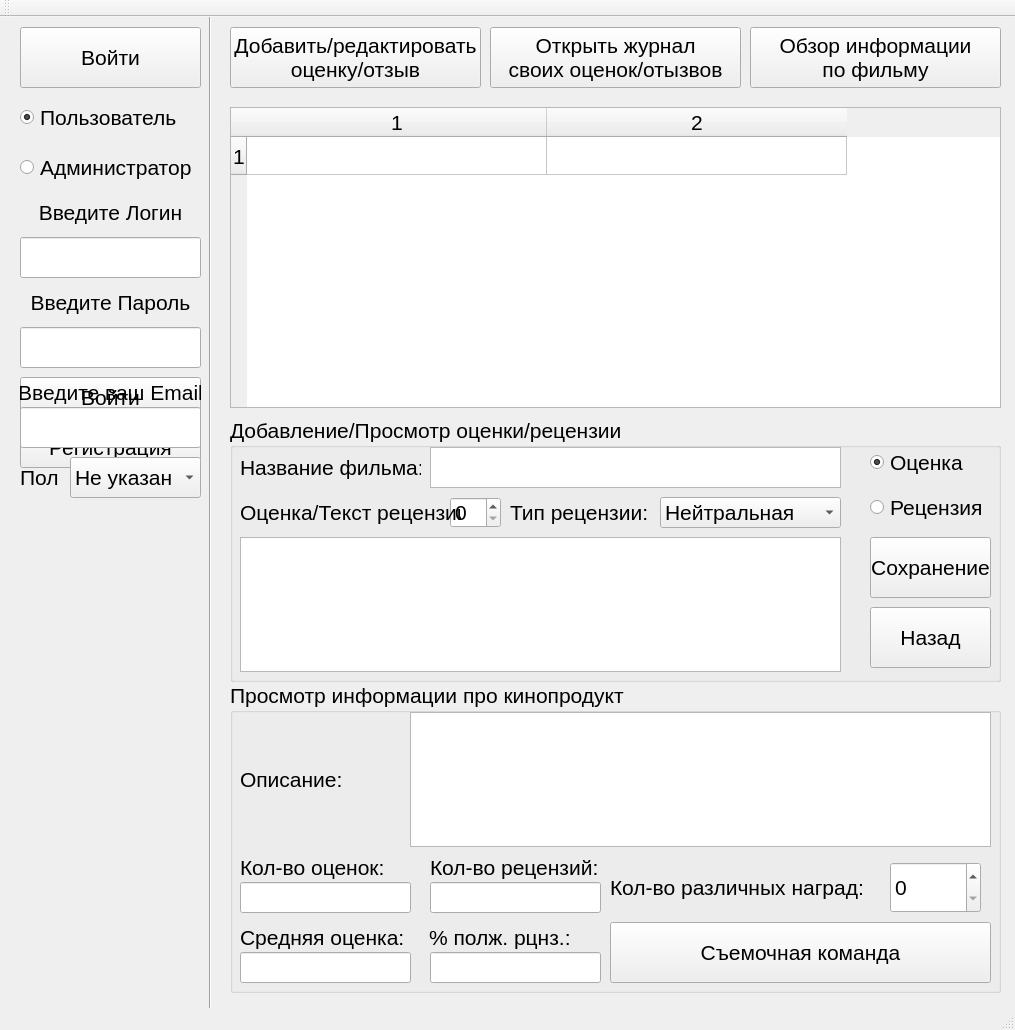
<?xml version="1.0" encoding="UTF-8"?>
<ui version="4.0">
 <class>MainWindow</class>
 <widget class="QMainWindow" name="MainWindow">
  <property name="geometry">
   <rect>
    <x>0</x>
    <y>0</y>
    <width>1015</width>
    <height>1030</height>
   </rect>
  </property>
  <property name="windowTitle">
   <string>MainWindow</string>
  </property>
  <widget class="QWidget" name="centralWidget">
   <widget class="QTableWidget" name="tableWidget_content">
    <property name="geometry">
     <rect>
      <x>230</x>
      <y>90</y>
      <width>771</width>
      <height>301</height>
     </rect>
    </property>
    <property name="font">
     <font>
      <pointsize>16</pointsize>
     </font>
    </property>
    <property name="rowCount">
     <number>1</number>
    </property>
    <property name="columnCount">
     <number>2</number>
    </property>
    <attribute name="horizontalHeaderDefaultSectionSize">
     <number>300</number>
    </attribute>
    <attribute name="horizontalHeaderMinimumSectionSize">
     <number>30</number>
    </attribute>
    <attribute name="verticalHeaderDefaultSectionSize">
     <number>38</number>
    </attribute>
    <attribute name="verticalHeaderMinimumSectionSize">
     <number>38</number>
    </attribute>
    <row/>
    <column/>
    <column/>
   </widget>
   <widget class="QPushButton" name="pushButton_show_r_r">
    <property name="geometry">
     <rect>
      <x>490</x>
      <y>10</y>
      <width>251</width>
      <height>61</height>
     </rect>
    </property>
    <property name="font">
     <font>
      <pointsize>16</pointsize>
     </font>
    </property>
    <property name="text">
     <string>Открыть журнал
своих оценок/отызвов</string>
    </property>
    <property name="checkable">
     <bool>true</bool>
    </property>
    <property name="checked">
     <bool>false</bool>
    </property>
   </widget>
   <widget class="QLineEdit" name="lineEdit_login">
    <property name="geometry">
     <rect>
      <x>20</x>
      <y>220</y>
      <width>181</width>
      <height>41</height>
     </rect>
    </property>
    <property name="font">
     <font>
      <pointsize>16</pointsize>
     </font>
    </property>
   </widget>
   <widget class="QPushButton" name="pushButton_Entering">
    <property name="geometry">
     <rect>
      <x>20</x>
      <y>360</y>
      <width>181</width>
      <height>41</height>
     </rect>
    </property>
    <property name="font">
     <font>
      <pointsize>16</pointsize>
     </font>
    </property>
    <property name="text">
     <string>Войти</string>
    </property>
   </widget>
   <widget class="QLineEdit" name="lineEdit_password">
    <property name="geometry">
     <rect>
      <x>20</x>
      <y>310</y>
      <width>181</width>
      <height>41</height>
     </rect>
    </property>
    <property name="font">
     <font>
      <pointsize>16</pointsize>
     </font>
    </property>
    <property name="echoMode">
     <enum>QLineEdit::Password</enum>
    </property>
   </widget>
   <widget class="QLabel" name="label_login">
    <property name="geometry">
     <rect>
      <x>20</x>
      <y>180</y>
      <width>181</width>
      <height>31</height>
     </rect>
    </property>
    <property name="font">
     <font>
      <pointsize>16</pointsize>
     </font>
    </property>
    <property name="text">
     <string>Введите Логин</string>
    </property>
    <property name="alignment">
     <set>Qt::AlignCenter</set>
    </property>
   </widget>
   <widget class="QLabel" name="label_password">
    <property name="geometry">
     <rect>
      <x>20</x>
      <y>270</y>
      <width>181</width>
      <height>31</height>
     </rect>
    </property>
    <property name="font">
     <font>
      <pointsize>16</pointsize>
     </font>
    </property>
    <property name="text">
     <string>Введите Пароль</string>
    </property>
    <property name="alignment">
     <set>Qt::AlignCenter</set>
    </property>
   </widget>
   <widget class="QPushButton" name="pushButton_registr">
    <property name="geometry">
     <rect>
      <x>20</x>
      <y>410</y>
      <width>181</width>
      <height>41</height>
     </rect>
    </property>
    <property name="font">
     <font>
      <pointsize>16</pointsize>
     </font>
    </property>
    <property name="text">
     <string>Регистрация</string>
    </property>
   </widget>
   <widget class="QPushButton" name="pushButton_log_in">
    <property name="geometry">
     <rect>
      <x>20</x>
      <y>10</y>
      <width>181</width>
      <height>61</height>
     </rect>
    </property>
    <property name="font">
     <font>
      <pointsize>16</pointsize>
     </font>
    </property>
    <property name="text">
     <string>Войти</string>
    </property>
   </widget>
   <widget class="Line" name="line">
    <property name="geometry">
     <rect>
      <x>200</x>
      <y>-10</y>
      <width>21</width>
      <height>1001</height>
     </rect>
    </property>
    <property name="orientation">
     <enum>Qt::Vertical</enum>
    </property>
   </widget>
   <widget class="QRadioButton" name="radioButton_usr">
    <property name="geometry">
     <rect>
      <x>20</x>
      <y>80</y>
      <width>181</width>
      <height>41</height>
     </rect>
    </property>
    <property name="font">
     <font>
      <pointsize>16</pointsize>
     </font>
    </property>
    <property name="text">
     <string>Пользователь</string>
    </property>
    <property name="checked">
     <bool>true</bool>
    </property>
   </widget>
   <widget class="QRadioButton" name="radioButton_adm">
    <property name="geometry">
     <rect>
      <x>20</x>
      <y>130</y>
      <width>181</width>
      <height>41</height>
     </rect>
    </property>
    <property name="font">
     <font>
      <pointsize>16</pointsize>
     </font>
    </property>
    <property name="text">
     <string>Администратор</string>
    </property>
   </widget>
   <widget class="QLabel" name="label_email">
    <property name="geometry">
     <rect>
      <x>20</x>
      <y>360</y>
      <width>181</width>
      <height>31</height>
     </rect>
    </property>
    <property name="font">
     <font>
      <pointsize>16</pointsize>
     </font>
    </property>
    <property name="text">
     <string>Введите ваш Email</string>
    </property>
    <property name="alignment">
     <set>Qt::AlignCenter</set>
    </property>
   </widget>
   <widget class="QLineEdit" name="lineEdit_email">
    <property name="geometry">
     <rect>
      <x>20</x>
      <y>390</y>
      <width>181</width>
      <height>41</height>
     </rect>
    </property>
    <property name="font">
     <font>
      <pointsize>16</pointsize>
     </font>
    </property>
   </widget>
   <widget class="QLabel" name="label_gender">
    <property name="geometry">
     <rect>
      <x>20</x>
      <y>440</y>
      <width>41</width>
      <height>41</height>
     </rect>
    </property>
    <property name="font">
     <font>
      <pointsize>16</pointsize>
     </font>
    </property>
    <property name="text">
     <string>Пол</string>
    </property>
   </widget>
   <widget class="QComboBox" name="comboBox_gender">
    <property name="geometry">
     <rect>
      <x>70</x>
      <y>440</y>
      <width>131</width>
      <height>41</height>
     </rect>
    </property>
    <property name="font">
     <font>
      <pointsize>16</pointsize>
     </font>
    </property>
    <item>
     <property name="text">
      <string>Не указан</string>
     </property>
    </item>
    <item>
     <property name="text">
      <string>Мужской</string>
     </property>
    </item>
    <item>
     <property name="text">
      <string>Женский</string>
     </property>
    </item>
   </widget>
   <widget class="QPushButton" name="pushButton_add_rr_to_usr">
    <property name="geometry">
     <rect>
      <x>230</x>
      <y>10</y>
      <width>251</width>
      <height>61</height>
     </rect>
    </property>
    <property name="font">
     <font>
      <pointsize>16</pointsize>
     </font>
    </property>
    <property name="text">
     <string>Добавить/редактировать
оценку/отзыв</string>
    </property>
    <property name="checkable">
     <bool>true</bool>
    </property>
   </widget>
   <widget class="QPushButton" name="pushButton_search">
    <property name="geometry">
     <rect>
      <x>750</x>
      <y>10</y>
      <width>251</width>
      <height>61</height>
     </rect>
    </property>
    <property name="font">
     <font>
      <pointsize>16</pointsize>
     </font>
    </property>
    <property name="text">
     <string>Обзор информации
по фильму</string>
    </property>
    <property name="checkable">
     <bool>true</bool>
    </property>
   </widget>
   <widget class="QGroupBox" name="groupBox_rating_review">
    <property name="geometry">
     <rect>
      <x>230</x>
      <y>400</y>
      <width>771</width>
      <height>265</height>
     </rect>
    </property>
    <property name="font">
     <font>
      <pointsize>16</pointsize>
     </font>
    </property>
    <property name="title">
     <string>Добавление/Просмотр оценки/рецензии</string>
    </property>
    <widget class="QLabel" name="label_name_content">
     <property name="geometry">
      <rect>
       <x>10</x>
       <y>30</y>
       <width>181</width>
       <height>41</height>
      </rect>
     </property>
     <property name="text">
      <string>Название фильма:</string>
     </property>
    </widget>
    <widget class="QRadioButton" name="radioButton_rating">
     <property name="geometry">
      <rect>
       <x>640</x>
       <y>30</y>
       <width>121</width>
       <height>31</height>
      </rect>
     </property>
     <property name="text">
      <string>Оценка</string>
     </property>
     <property name="checked">
      <bool>true</bool>
     </property>
    </widget>
    <widget class="QRadioButton" name="radioButton_review">
     <property name="geometry">
      <rect>
       <x>640</x>
       <y>70</y>
       <width>121</width>
       <height>41</height>
      </rect>
     </property>
     <property name="text">
      <string>Рецензия</string>
     </property>
    </widget>
    <widget class="QSpinBox" name="spinBox_rating">
     <property name="geometry">
      <rect>
       <x>220</x>
       <y>80</y>
       <width>51</width>
       <height>31</height>
      </rect>
     </property>
     <property name="minimum">
      <number>0</number>
     </property>
     <property name="maximum">
      <number>10</number>
     </property>
     <property name="value">
      <number>0</number>
     </property>
    </widget>
    <widget class="QLabel" name="label_rating_review">
     <property name="geometry">
      <rect>
       <x>10</x>
       <y>80</y>
       <width>221</width>
       <height>31</height>
      </rect>
     </property>
     <property name="text">
      <string>Оценка/Текст рецензии</string>
     </property>
    </widget>
    <widget class="QTextEdit" name="textEdit_review">
     <property name="geometry">
      <rect>
       <x>10</x>
       <y>120</y>
       <width>601</width>
       <height>135</height>
      </rect>
     </property>
    </widget>
    <widget class="QPushButton" name="pushButton_save">
     <property name="geometry">
      <rect>
       <x>640</x>
       <y>120</y>
       <width>121</width>
       <height>61</height>
      </rect>
     </property>
     <property name="text">
      <string>Сохранение</string>
     </property>
    </widget>
    <widget class="QPushButton" name="pushButton_cancel">
     <property name="geometry">
      <rect>
       <x>640</x>
       <y>190</y>
       <width>121</width>
       <height>61</height>
      </rect>
     </property>
     <property name="text">
      <string>Назад</string>
     </property>
    </widget>
    <widget class="QLabel" name="label_rec">
     <property name="geometry">
      <rect>
       <x>280</x>
       <y>80</y>
       <width>141</width>
       <height>31</height>
      </rect>
     </property>
     <property name="text">
      <string>Тип рецензии:</string>
     </property>
    </widget>
    <widget class="QComboBox" name="comboBox_rec">
     <property name="geometry">
      <rect>
       <x>430</x>
       <y>80</y>
       <width>181</width>
       <height>31</height>
      </rect>
     </property>
     <item>
      <property name="text">
       <string>Нейтральная</string>
      </property>
     </item>
     <item>
      <property name="text">
       <string>Положительная</string>
      </property>
     </item>
     <item>
      <property name="text">
       <string>Отрицательная</string>
      </property>
     </item>
    </widget>
    <widget class="QTextEdit" name="textEdit_name_content">
     <property name="geometry">
      <rect>
       <x>200</x>
       <y>30</y>
       <width>411</width>
       <height>41</height>
      </rect>
     </property>
     <property name="lineWrapMode">
      <enum>QTextEdit::NoWrap</enum>
     </property>
    </widget>
   </widget>
   <widget class="QGroupBox" name="groupBox_content">
    <property name="geometry">
     <rect>
      <x>230</x>
      <y>665</y>
      <width>771</width>
      <height>311</height>
     </rect>
    </property>
    <property name="font">
     <font>
      <pointsize>16</pointsize>
     </font>
    </property>
    <property name="title">
     <string>Просмотр информации про кинопродукт</string>
    </property>
    <widget class="QLabel" name="label_description">
     <property name="geometry">
      <rect>
       <x>10</x>
       <y>30</y>
       <width>161</width>
       <height>135</height>
      </rect>
     </property>
     <property name="text">
      <string>Описание:</string>
     </property>
    </widget>
    <widget class="QTextEdit" name="textEdit_description">
     <property name="geometry">
      <rect>
       <x>180</x>
       <y>30</y>
       <width>581</width>
       <height>135</height>
      </rect>
     </property>
     <property name="lineWrapMode">
      <enum>QTextEdit::WidgetWidth</enum>
     </property>
    </widget>
    <widget class="QLabel" name="label_count_rating">
     <property name="geometry">
      <rect>
       <x>10</x>
       <y>170</y>
       <width>171</width>
       <height>31</height>
      </rect>
     </property>
     <property name="text">
      <string>Кол-во оценок:</string>
     </property>
    </widget>
    <widget class="QLineEdit" name="lineEdit_count_rating">
     <property name="geometry">
      <rect>
       <x>10</x>
       <y>200</y>
       <width>171</width>
       <height>31</height>
      </rect>
     </property>
     <property name="readOnly">
      <bool>true</bool>
     </property>
    </widget>
    <widget class="QLabel" name="label_averege_rating">
     <property name="geometry">
      <rect>
       <x>10</x>
       <y>240</y>
       <width>171</width>
       <height>31</height>
      </rect>
     </property>
     <property name="text">
      <string>Средняя оценка:</string>
     </property>
    </widget>
    <widget class="QLineEdit" name="lineEdit_averege_rating">
     <property name="geometry">
      <rect>
       <x>10</x>
       <y>270</y>
       <width>171</width>
       <height>31</height>
      </rect>
     </property>
     <property name="text">
      <string/>
     </property>
     <property name="readOnly">
      <bool>true</bool>
     </property>
    </widget>
    <widget class="QLabel" name="label_count_review">
     <property name="geometry">
      <rect>
       <x>200</x>
       <y>170</y>
       <width>172</width>
       <height>31</height>
      </rect>
     </property>
     <property name="text">
      <string>Кол-во рецензий:</string>
     </property>
    </widget>
    <widget class="QLabel" name="label_averege_review">
     <property name="geometry">
      <rect>
       <x>199</x>
       <y>240</y>
       <width>172</width>
       <height>31</height>
      </rect>
     </property>
     <property name="text">
      <string>% полж. рцнз.:</string>
     </property>
    </widget>
    <widget class="QLineEdit" name="lineEdit_count_review">
     <property name="geometry">
      <rect>
       <x>200</x>
       <y>200</y>
       <width>171</width>
       <height>31</height>
      </rect>
     </property>
     <property name="text">
      <string/>
     </property>
     <property name="readOnly">
      <bool>true</bool>
     </property>
    </widget>
    <widget class="QLineEdit" name="lineEdit_averege_review">
     <property name="geometry">
      <rect>
       <x>200</x>
       <y>270</y>
       <width>171</width>
       <height>31</height>
      </rect>
     </property>
     <property name="text">
      <string/>
     </property>
     <property name="readOnly">
      <bool>true</bool>
     </property>
    </widget>
    <widget class="QLabel" name="label_awards">
     <property name="geometry">
      <rect>
       <x>380</x>
       <y>180</y>
       <width>261</width>
       <height>51</height>
      </rect>
     </property>
     <property name="text">
      <string>Кол-во различных наград:</string>
     </property>
     <property name="alignment">
      <set>Qt::AlignLeading|Qt::AlignLeft|Qt::AlignVCenter</set>
     </property>
    </widget>
    <widget class="QPushButton" name="pushButton_team">
     <property name="geometry">
      <rect>
       <x>380</x>
       <y>240</y>
       <width>381</width>
       <height>61</height>
      </rect>
     </property>
     <property name="text">
      <string>Съемочная команда</string>
     </property>
     <property name="checkable">
      <bool>true</bool>
     </property>
    </widget>
    <widget class="QSpinBox" name="spinBox_awards">
     <property name="geometry">
      <rect>
       <x>660</x>
       <y>180</y>
       <width>91</width>
       <height>51</height>
      </rect>
     </property>
    </widget>
   </widget>
  </widget>
  <widget class="QMenuBar" name="menuBar">
   <property name="geometry">
    <rect>
     <x>0</x>
     <y>0</y>
     <width>1015</width>
     <height>21</height>
    </rect>
   </property>
  </widget>
  <widget class="QToolBar" name="mainToolBar">
   <attribute name="toolBarArea">
    <enum>TopToolBarArea</enum>
   </attribute>
   <attribute name="toolBarBreak">
    <bool>false</bool>
   </attribute>
  </widget>
  <widget class="QStatusBar" name="statusBar"/>
 </widget>
 <layoutdefault spacing="6" margin="11"/>
 <tabstops>
  <tabstop>pushButton_log_in</tabstop>
  <tabstop>radioButton_usr</tabstop>
  <tabstop>radioButton_adm</tabstop>
  <tabstop>lineEdit_login</tabstop>
  <tabstop>lineEdit_password</tabstop>
  <tabstop>pushButton_Entering</tabstop>
  <tabstop>lineEdit_email</tabstop>
  <tabstop>pushButton_registr</tabstop>
  <tabstop>comboBox_gender</tabstop>
  <tabstop>pushButton_add_rr_to_usr</tabstop>
  <tabstop>pushButton_show_r_r</tabstop>
  <tabstop>pushButton_search</tabstop>
  <tabstop>tableWidget_content</tabstop>
  <tabstop>textEdit_name_content</tabstop>
  <tabstop>spinBox_rating</tabstop>
  <tabstop>comboBox_rec</tabstop>
  <tabstop>textEdit_review</tabstop>
  <tabstop>radioButton_rating</tabstop>
  <tabstop>radioButton_review</tabstop>
  <tabstop>pushButton_save</tabstop>
  <tabstop>pushButton_cancel</tabstop>
  <tabstop>textEdit_description</tabstop>
  <tabstop>lineEdit_count_rating</tabstop>
  <tabstop>lineEdit_count_review</tabstop>
  <tabstop>lineEdit_averege_rating</tabstop>
  <tabstop>lineEdit_averege_review</tabstop>
  <tabstop>pushButton_team</tabstop>
 </tabstops>
 <resources/>
 <connections/>
</ui>
